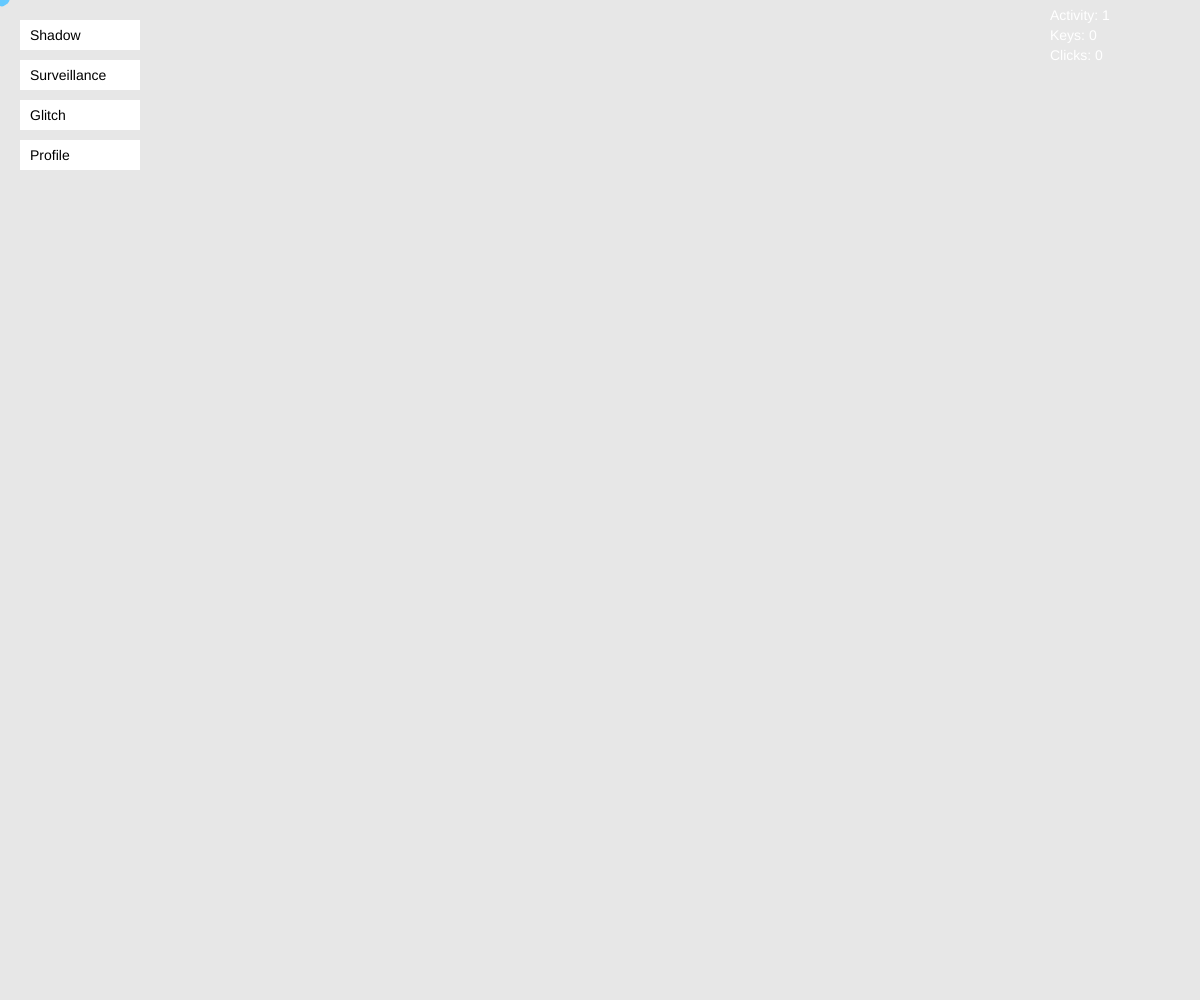
Frame 1 (no input)
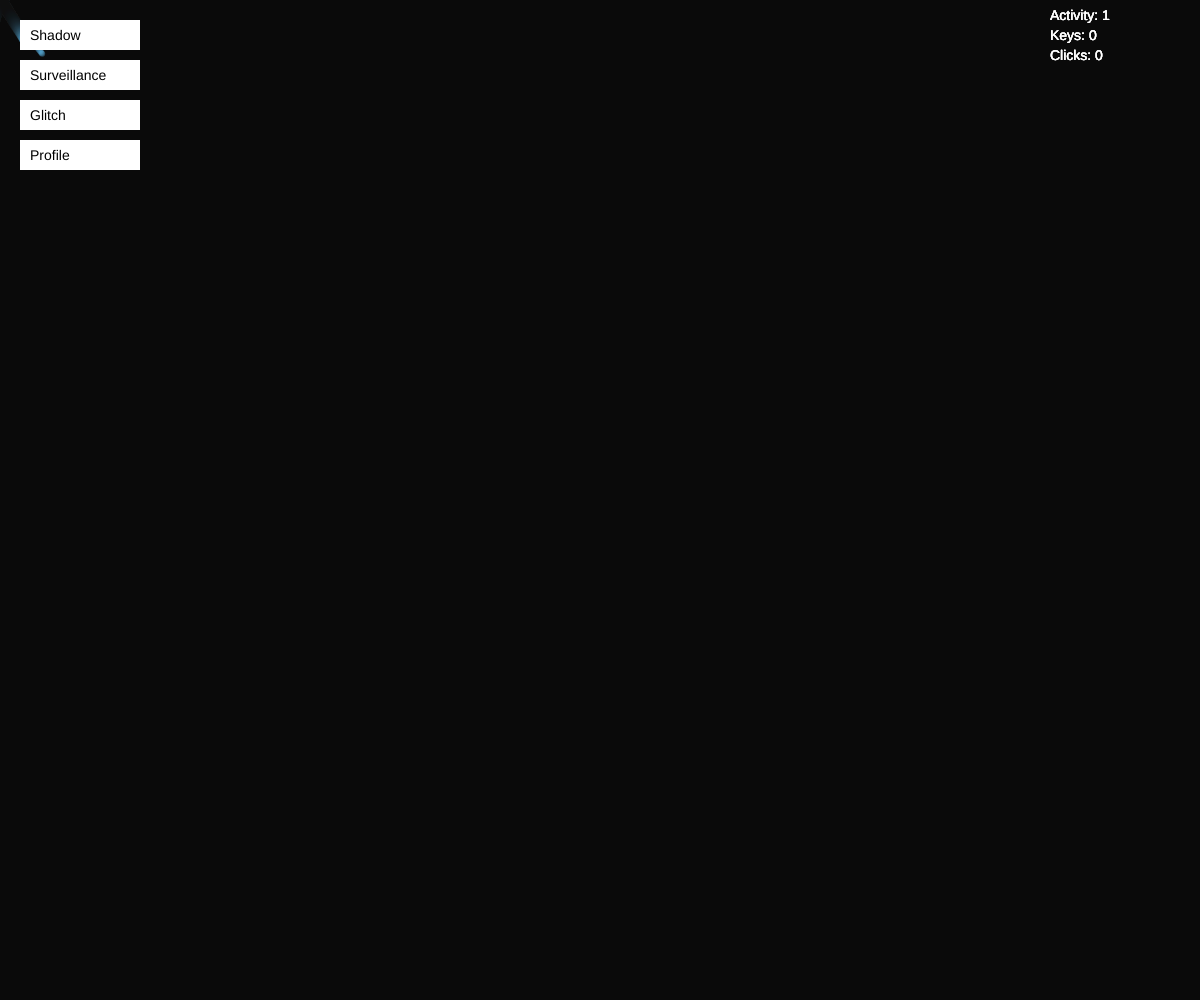
Frame 60 (no input)
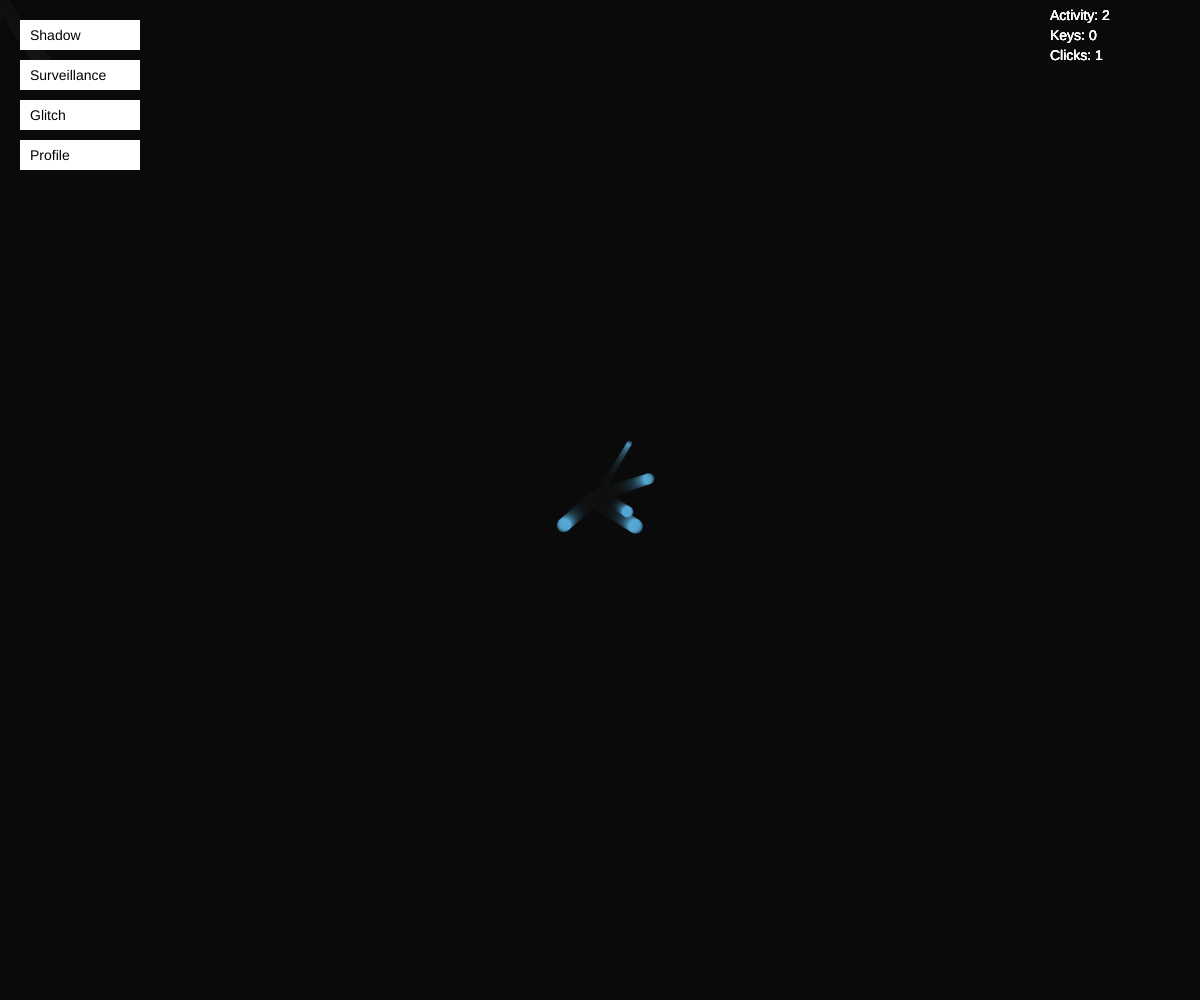
Frame 120 (the mouse pressed at the canvas centre since frame 60)

The p5.js sketch that drew these frames (run headless with seeded random() and noise() and a simulated clock; from frame 60 on, the mouse is pressed at the canvas centre):

// p5.js sketch
// ── sketch.js


// GLOBAL VARIABLES


// arrays to store particles and messages
let particles = [];
let dataWords = [];
let messages = [];

// current mode of the program
let mode = "shadow";

// tracking user activity
let activityScore = 0;
let keyCount = 0;
let clickCount = 0;

// start time for progression system
let startTime;

// not used yet but could show profile
let showProfile = false;

// store UI buttons
let buttons = [];

// sound variables (not used yet)
let typingSound;
let ambientSound;

// image variable (not used yet)
let eyeImg;



// LOAD FILES

function preload() {
  
}



// SETUP 

function setup() {
  createCanvas(windowWidth, windowHeight); // full screen canvas
  startTime = millis(); // save start time

  createButtons(); // create UI buttons
}



// MAIN DRAW LOOP 

function draw() {
  backgroundByMode(); // change background based on mode

  runMode(); // run special mode effects

  updateParticles(); // update particle system
  updateWords(); // update text system
  updateMessages(); // update random messages

  drawUI(); // draw buttons
  drawStats(); // show stats

  checkProgression(); // change modes over time
}



// MODES SYSTEM

function runMode() {
  if (mode === "shadow") {
    // normal mode (no extra effects)
  }

  if (mode === "surveillance") {
    drawSurveillance(); // red tracking effect
  }

  if (mode === "glitch") {
    drawGlitch(); // random glitch visuals
  }

  if (mode === "profile") {
    drawProfile(); // show user profile
  }
}



// BACKGROUND EFFECTS

function backgroundByMode() {
  // different colours for each mode
  if (mode === "shadow") background(10, 10, 10, 25);
  if (mode === "surveillance") background(30, 0, 0, 40);
  if (mode === "glitch") background(0, 0, 0, 80);
  if (mode === "profile") background(0, 20, 40, 50);
}



// PARTICLES SYSTEM (MOUSE TRAILS)

class Particle {
  constructor(x, y) {
    // start near mouse position
    this.x = x + random(-5, 5);
    this.y = y + random(-5, 5);

    this.size = random(5, 20); // random size
    this.alpha = 255; // fully visible

    // random movement
    this.xSpeed = random(-1, 1);
    this.ySpeed = random(-1, 1);
  }

  update() {
    this.x += this.xSpeed; // move
    this.y += this.ySpeed;
    this.alpha -= 3; // fade out
  }

  show() {
    noStroke();
    fill(100, 200, 255, this.alpha); // blue glow
    ellipse(this.x, this.y, this.size);
  }
}

function updateParticles() {
  // loop backwards so we can remove items safely
  for (let i = particles.length - 1; i >= 0; i--) {
    particles[i].update();
    particles[i].show();

    // remove when invisible
    if (particles[i].alpha <= 0) {
      particles.splice(i, 1);
    }
  }
}



// TEXT SYSTEM (KEYBOARD INPUT)

class DataWord {
  constructor(letter, x, y) {
    this.letter = letter; // typed key
    this.x = x;
    this.y = y;
    this.alpha = 255;

    this.ySpeed = random(-0.5, -2); // float upward
  }

  update() {
    this.y += this.ySpeed;
    this.alpha -= 2; // fade
  }

  show() {
    fill(255, this.alpha);
    textSize(20);
    text(this.letter, this.x, this.y);
  }
}

function updateWords() {
  for (let i = dataWords.length - 1; i >= 0; i--) {
    dataWords[i].update();
    dataWords[i].show();

    // remove when invisible
    if (dataWords[i].alpha <= 0) {
      dataWords.splice(i, 1);
    }
  }
}



// RANDOM TRACKING MESSAGES

class Message {
  constructor() {
    // random message text
    this.text = random([
      "Tracking Enabled",
      "We See You",
      "Collecting Data...",
      "Profile Updating",
      "Behaviour Logged"
    ]);

    this.x = random(width);
    this.y = random(height);
    this.alpha = 255;
  }

  update() {
    this.alpha -= 2; // fade
  }

  show() {
    fill(255, 0, 0, this.alpha); // red text
    text(this.text, this.x, this.y);
  }
}

function updateMessages() {
  // randomly create messages
  if (random() < 0.01) {
    messages.push(new Message());
  }

  for (let i = messages.length - 1; i >= 0; i--) {
    messages[i].update();
    messages[i].show();

    // remove when invisible
    if (messages[i].alpha <= 0) {
      messages.splice(i, 1);
    }
  }
}



// INTERACTION EVENTS

function mouseMoved() {
  activityScore++; // track movement

  // create particles at mouse
  for (let i = 0; i < 5; i++) {
    particles.push(new Particle(mouseX, mouseY));
  }
}

function mousePressed() {
  clickCount++; // count clicks

  // check if any button is clicked
  for (let b of buttons) {
    b.checkClick(mouseX, mouseY);
  }
}

function keyTyped() {
  keyCount++; // count keys

  // create floating letter
  dataWords.push(new DataWord(key, mouseX, mouseY));
}



// UI SYSTEM (BUTTONS)

class Button {
  constructor(x, y, w, h, label, action) {
    this.x = x;
    this.y = y;
    this.w = w;
    this.h = h;
    this.label = label;
    this.action = action; // what would happen when clicked
  }

  show() {
    fill(255);
    rect(this.x, this.y, this.w, this.h);

    fill(0);
    textSize(14);
    text(this.label, this.x + 10, this.y + 20);
  }

  checkClick(mx, my) {
    // check if mouse is inside button
    if (
      mx > this.x &&
      mx < this.x + this.w &&
      my > this.y &&
      my < this.y + this.h
    ) {
      this.action(); // run button action
    }
  }
}

function createButtons() {
  // create buttons for each mode
  buttons.push(new Button(20, 20, 120, 30, "Shadow", () => mode = "shadow"));
  buttons.push(new Button(20, 60, 120, 30, "Surveillance", () => mode = "surveillance"));
  buttons.push(new Button(20, 100, 120, 30, "Glitch", () => mode = "glitch"));
  buttons.push(new Button(20, 140, 120, 30, "Profile", () => mode = "profile"));
}

function drawUI() {
  for (let b of buttons) {
    b.show();
  }
}



// STATS DISPLAY

function drawStats() {
  fill(255);
  textSize(14);

  // show live data tracking
  text("Activity: " + activityScore, width - 150, 20);
  text("Keys: " + keyCount, width - 150, 40);
  text("Clicks: " + clickCount, width - 150, 60);
}


// SPECIAL MODES

function drawSurveillance() {
  fill(255, 0, 0);
  ellipse(mouseX, mouseY, 10); // tracking dot

  // random lines pointing to user
  if (random() < 0.05) {
    line(random(width), 0, mouseX, mouseY);
  }
}

function drawGlitch() {
  // random glitch rectangles
  for (let i = 0; i < 10; i++) {
    fill(random(255), random(255), random(255));
    rect(random(width), random(height), random(50), random(10));
  }
}

function drawProfile() {
  fill(255);
  textSize(24);

  text("USER PROFILE", width / 2 - 100, height / 2 - 100);

  textSize(16);
  text("Activity Level: " + getActivityLevel(), width / 2 - 100, height / 2 - 50);
  text("Typing Behaviour: " + getTypingSpeed(), width / 2 - 100, height / 2 - 20);
  text("Clicks: " + clickCount, width / 2 - 100, height / 2 + 10);
}



// PROFILE LOGIC

function getActivityLevel() {
  if (activityScore < 200) return "Low";
  if (activityScore < 500) return "Medium";
  return "High";
}

function getTypingSpeed() {
  if (keyCount < 20) return "Slow";
  if (keyCount < 50) return "Average";
  return "Fast";
}



// PROGRESSION SYSTEM

function checkProgression() {
  let elapsed = (millis() - startTime) / 1000;

  // change modes over time
  if (elapsed > 20) mode = "surveillance";
  if (elapsed > 40) mode = "glitch";
  if (elapsed > 60) mode = "profile";
}



// RESIZE CANVAS

function windowResized() {
  resizeCanvas(windowWidth, windowHeight);
}
